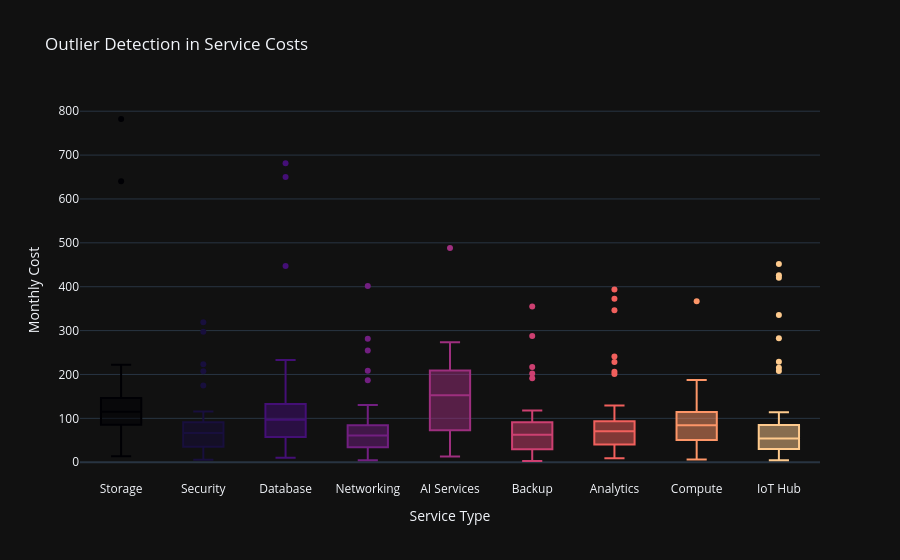

Notebook cell for this chart:
### Markdown cell above
### 3.5 Outlier Detection in Service Costs

### Code cell
fig_box = px.box(df, x='Service Type', y='Monthly Cost', color='Service Type',
                 title='Outlier Detection in Service Costs',
                 color_discrete_sequence=px.colors.sequential.Magma)
fig_box.update_layout(template='plotly_dark', showlegend=False)
fig_box.show()

### Figure 1 — Plotly figure (JSON) as saved in the notebook; plotly's stock layout.template omitted (floating-point values rounded to 4 significant figures; data arrays with more than 128 entries replaced by an {"elided": "..."} marker saying what was removed)
{"data": [{"alignmentgroup": "True", "hovertemplate": "Service Type=%{x}<br>Monthly Cost=%{y}<extra></extra>", "legendgroup": "Storage", "marker": {"color": "#000004"}, "name": "Storage", "notched": false, "offsetgroup": "Storage", "orientation": "v", "showlegend": true, "type": "box", "x": ["Storage", "Storage", "Storage", "Storage", "Storage", "Storage", "Storage", "Storage", "Storage", "Storage", "Storage", "Storage", "Storage", "Storage", "Storage", "Storage", "Storage", "Storage", "Storage", "Storage", "Storage", "Storage", "Storage", "Storage", "Storage", "Storage", "Storage", "Storage", "Storage", "Storage", "Storage", "Storage", "Storage", "Storage", "Storage", "Storage", "Storage", "Storage", "Storage", "Storage", "Storage", "Storage", "Storage", "Storage", "Storage", "Storage", "Storage", "Storage", "Storage", "Storage", "Storage", "Storage", "Storage", "Storage", "Storage", "Storage", "Storage", "Storage", "Storage", "Storage", "Storage", "Storage", "Storage", "Storage", "Storage", "Storage", "Storage", "Storage", "Storage", "Storage", "Storage", "Storage", "Storage", "Storage", "Storage", "Storage", "Storage", "Storage", "Storage", "Storage", "Storage", "Storage", "Storage", "Storage", "Storage", "Storage", "Storage", "Storage", "Storage", "Storage", "Storage", "Storage", "Storage", "Storage", "Storage", "Storage", "Storage", "Storage", "Storage", "Storage", "Storage", "Storage", "Storage", "Storage", "Storage", "Storage", "Storage", "Storage", "Storage", "Storage", "Storage", "Storage", "Storage", "Storage", "Storage", "Storage", "Storage", "Storage", "Storage", "Storage", "Storage", "Storage"], "x0": " ", "xaxis": "x", "y": [137.7, 171.4, 136.7, 134.9, 63.92, 90.74, 177.6, 149.7, 53.65, 23.49, 109.2, 34.94, 169.3, 59.73, 87.67, 128.1, 96.78, 104.2, 60.68, 113.5, 26.18, 85.57, 132.5, 55.06, 149.8, 174.9, 86.02, 141.3, 25.15, 54.46, 118.8, 102.3, 85.63, 53.25, 99.06, 114.1, 116.0, 108.2, 75.64, 640.4, 89.23, 115.8, 23.3, 160.9, 158.1, 87.73, 164.7, 128.2, 173.9, 142.2, 96.56, 111.8, 97.88, 167.7, 101.7, 89.0, 38.06, 175.8, 43.1, 152.4, 114.9, 102.0, 13.79, 205.1, 782.2, 159.2, 145.5, 129.7, 133.3, 18.76, 143.4, 196.2, 123.3, 169.4, 102.2, 99.98, 128.5, 118.7, 93.4, 172.0, 79.46, 123.4, 108.2, 103.4, 126.6, 55.56, 73.0, 82.72, 178.9, 75.76, 146.2, 121.4, 161.6, 115.5, 72.64, 77.0, 119.2, 137.6, 120.5, 66.89, 47.96, 116.8, 81.65, 125.8, 186.7, 159.0, 130.5, 158.2, 129.5, 170.7, 103.5, 113.3, 170.8, 163.4, 163.1, 53.84, 115.7, 111.9, 222.1, 34.15, 52.85, 109.2], "y0": " ", "yaxis": "y"}, {"alignmentgroup": "True", "hovertemplate": "Service Type=%{x}<br>Monthly Cost=%{y}<extra></extra>", "legendgroup": "Security", "marker": {"color": "#180f3d"}, "name": "Security", "notched": false, "offsetgroup": "Security", "orientation": "v", "showlegend": true, "type": "box", "x": ["Security", "Security", "Security", "Security", "Security", "Security", "Security", "Security", "Security", "Security", "Security", "Security", "Security", "Security", "Security", "Security", "Security", "Security", "Security", "Security", "Security", "Security", "Security", "Security", "Security", "Security", "Security", "Security", "Security", "Security", "Security", "Security", "Security", "Security", "Security", "Security", "Security", "Security", "Security", "Security", "Security", "Security", "Security", "Security", "Security", "Security", "Security", "Security", "Security", "Security", "Security", "Security", "Security", "Security", "Security", "Security", "Security", "Security", "Security", "Security", "Security", "Security", "Security", "Security", "Security", "Security", "Security", "Security", "Security", "Security", "Security", "Security", "Security", "Security", "Security", "Security", "Security", "Security", "Security", "Security", "Security", "Security", "Security", "Security", "Security", "Security", "Security", "Security", "Security", "Security", "Security", "Security", "Security", "Security", "Security", "Security", "Security", "Security", "Security", "Security", "Security", "Security", "Security", "Security", "Security", "Security", "Security", "Security", "Security", "Security", "Security", "Security", "Security", "Security", "Security", "Security", "Security"], "x0": " ", "xaxis": "x", "y": [106.3, 91.82, 73.89, 53.37, 28.9, 26.16, 75.4, 33.23, 99.18, 106.3, 19.29, 96.27, 67.53, 103.6, 22.24, 74.73, 31.68, 15.04, 106.9, 21.8, 66.85, 75.91, 68.71, 16.97, 32.55, 69.43, 110.9, 75.97, 102.7, 68.75, 89.25, 223.2, 63.73, 69.97, 65.22, 30.76, 76.74, 35.81, 39.23, 21.72, 67.27, 49.56, 87.86, 207.3, 104.3, 62.23, 107.7, 54.11, 104.2, 115.7, 297.4, 62.96, 37.71, 19.13, 91.25, 21.16, 111.3, 51.17, 88.72, 26.98, 33.27, 29.12, 318.8, 106.9, 60.3, 16.97, 66.37, 112.2, 112.4, 72.53, 61.02, 71.71, 108.6, 115.5, 90.71, 10.82, 31.11, 81.98, 58.12, 68.15, 16.07, 38.02, 63.36, 36.86, 54.63, 69.88, 39.26, 39.69, 10.67, 54.55, 25.06, 70.18, 63.92, 61.28, 101.6, 31.26, 63.98, 41.41, 96.09, 88.31, 9.61, 93.61, 5.68, 86.16, 83.32, 109.2, 51.21, 174.9, 91.03, 83.91, 47.09, 25.48, 64.87, 33.52, 81.18, 23.96, 49.22], "y0": " ", "yaxis": "y"}, {"alignmentgroup": "True", "hovertemplate": "Service Type=%{x}<br>Monthly Cost=%{y}<extra></extra>", "legendgroup": "Database", "marker": {"color": "#440f76"}, "name": "Database", "notched": false, "offsetgroup": "Database", "orientation": "v", "showlegend": true, "type": "box", "x": {"elided": "154 str values"}, "x0": " ", "xaxis": "x", "y": {"elided": "154 float values"}, "y0": " ", "yaxis": "y"}, {"alignmentgroup": "True", "hovertemplate": "Service Type=%{x}<br>Monthly Cost=%{y}<extra></extra>", "legendgroup": "Networking", "marker": {"color": "#721f81"}, "name": "Networking", "notched": false, "offsetgroup": "Networking", "orientation": "v", "showlegend": true, "type": "box", "x": {"elided": "150 str values"}, "x0": " ", "xaxis": "x", "y": {"elided": "150 float values"}, "y0": " ", "yaxis": "y"}, {"alignmentgroup": "True", "hovertemplate": "Service Type=%{x}<br>Monthly Cost=%{y}<extra></extra>", "legendgroup": "AI Services", "marker": {"color": "#9e2f7f"}, "name": "AI Services", "notched": false, "offsetgroup": "AI Services", "orientation": "v", "showlegend": true, "type": "box", "x": {"elided": "136 str values"}, "x0": " ", "xaxis": "x", "y": {"elided": "136 float values"}, "y0": " ", "yaxis": "y"}, {"alignmentgroup": "True", "hovertemplate": "Service Type=%{x}<br>Monthly Cost=%{y}<extra></extra>", "legendgroup": "Backup", "marker": {"color": "#cd4071"}, "name": "Backup", "notched": false, "offsetgroup": "Backup", "orientation": "v", "showlegend": true, "type": "box", "x": ["Backup", "Backup", "Backup", "Backup", "Backup", "Backup", "Backup", "Backup", "Backup", "Backup", "Backup", "Backup", "Backup", "Backup", "Backup", "Backup", "Backup", "Backup", "Backup", "Backup", "Backup", "Backup", "Backup", "Backup", "Backup", "Backup", "Backup", "Backup", "Backup", "Backup", "Backup", "Backup", "Backup", "Backup", "Backup", "Backup", "Backup", "Backup", "Backup", "Backup", "Backup", "Backup", "Backup", "Backup", "Backup", "Backup", "Backup", "Backup", "Backup", "Backup", "Backup", "Backup", "Backup", "Backup", "Backup", "Backup", "Backup", "Backup", "Backup", "Backup", "Backup", "Backup", "Backup", "Backup", "Backup", "Backup", "Backup", "Backup", "Backup", "Backup", "Backup", "Backup", "Backup", "Backup", "Backup", "Backup", "Backup", "Backup", "Backup", "Backup", "Backup", "Backup", "Backup", "Backup", "Backup", "Backup", "Backup", "Backup", "Backup", "Backup", "Backup", "Backup", "Backup", "Backup", "Backup", "Backup", "Backup", "Backup", "Backup", "Backup", "Backup", "Backup", "Backup", "Backup", "Backup", "Backup", "Backup", "Backup", "Backup", "Backup", "Backup", "Backup", "Backup", "Backup", "Backup", "Backup", "Backup", "Backup", "Backup", "Backup", "Backup", "Backup", "Backup", "Backup", "Backup"], "x0": " ", "xaxis": "x", "y": [13.51, 58.43, 28.46, 108.2, 27.87, 92.67, 36.34, 86.5, 72.04, 47.37, 19.42, 25.84, 53.85, 109.3, 63.15, 91.15, 52.27, 88.87, 11.25, 109.0, 19.33, 61.1, 354.9, 18.86, 98.44, 103.7, 112.0, 81.47, 100.6, 92.84, 86.7, 80.54, 11.38, 18.82, 83.86, 6.86, 70.06, 56.35, 287.6, 81.49, 69.45, 98.99, 106.5, 43.58, 30.88, 87.15, 53.35, 14.39, 63.91, 60.44, 100.0, 21.46, 75.1, 97.72, 79.43, 74.35, 82.77, 61.87, 60.17, 76.55, 14.94, 76.06, 54.56, 191.2, 89.31, 97.44, 26.15, 43.66, 24.2, 23.22, 42.05, 23.69, 94.84, 39.1, 104.6, 13.52, 5.98, 21.41, 217.0, 48.28, 27.9, 69.93, 52.13, 104.3, 59.16, 2.8, 11.43, 29.98, 83.7, 43.76, 68.39, 71.06, 107.4, 38.72, 95.75, 104.8, 91.59, 27.62, 7.57, 104.0, 75.07, 57.09, 21.06, 56.7, 78.6, 59.32, 9.72, 48.82, 117.8, 14.26, 21.6, 59.55, 79.96, 62.64, 102.8, 113.5, 55.55, 84.67, 202.4, 62.53, 93.76, 31.29, 80.77, 21.95, 73.97], "y0": " ", "yaxis": "y"}, {"alignmentgroup": "True", "hovertemplate": "Service Type=%{x}<br>Monthly Cost=%{y}<extra></extra>", "legendgroup": "Analytics", "marker": {"color": "#f1605d"}, "name": "Analytics", "notched": false, "offsetgroup": "Analytics", "orientation": "v", "showlegend": true, "type": "box", "x": {"elided": "150 str values"}, "x0": " ", "xaxis": "x", "y": {"elided": "150 float values"}, "y0": " ", "yaxis": "y"}, {"alignmentgroup": "True", "hovertemplate": "Service Type=%{x}<br>Monthly Cost=%{y}<extra></extra>", "legendgroup": "Compute", "marker": {"color": "#fd9668"}, "name": "Compute", "notched": false, "offsetgroup": "Compute", "orientation": "v", "showlegend": true, "type": "box", "x": ["Compute", "Compute", "Compute", "Compute", "Compute", "Compute", "Compute", "Compute", "Compute", "Compute", "Compute", "Compute", "Compute", "Compute", "Compute", "Compute", "Compute", "Compute", "Compute", "Compute", "Compute", "Compute", "Compute", "Compute", "Compute", "Compute", "Compute", "Compute", "Compute", "Compute", "Compute", "Compute", "Compute", "Compute", "Compute", "Compute", "Compute", "Compute", "Compute", "Compute", "Compute", "Compute", "Compute", "Compute", "Compute", "Compute", "Compute", "Compute", "Compute", "Compute", "Compute", "Compute", "Compute", "Compute", "Compute", "Compute", "Compute", "Compute", "Compute", "Compute", "Compute", "Compute", "Compute", "Compute", "Compute", "Compute", "Compute", "Compute", "Compute", "Compute", "Compute", "Compute", "Compute", "Compute", "Compute", "Compute", "Compute", "Compute", "Compute", "Compute", "Compute", "Compute", "Compute", "Compute", "Compute", "Compute", "Compute", "Compute", "Compute", "Compute", "Compute", "Compute", "Compute", "Compute", "Compute", "Compute", "Compute", "Compute", "Compute", "Compute", "Compute", "Compute", "Compute", "Compute", "Compute", "Compute", "Compute", "Compute", "Compute", "Compute", "Compute", "Compute", "Compute", "Compute", "Compute", "Compute", "Compute", "Compute", "Compute", "Compute", "Compute"], "x0": " ", "xaxis": "x", "y": [57.27, 81.77, 129.8, 121.2, 85.49, 101.7, 88.69, 60.71, 29.54, 74.45, 92.24, 91.52, 137.4, 118.5, 40.47, 65.78, 94.29, 83.78, 128.9, 43.79, 134.7, 11.79, 80.72, 125.2, 6.12, 66.02, 22.22, 96.89, 122.7, 98.81, 100.7, 94.16, 98.41, 124.0, 79.22, 25.81, 75.0, 77.2, 7.62, 6.34, 130.1, 88.33, 111.7, 45.66, 83.59, 110.5, 118.3, 26.91, 81.81, 46.08, 128.5, 23.27, 133.2, 13.77, 124.3, 20.53, 103.4, 78.7, 77.48, 18.29, 75.26, 113.4, 137.2, 84.1, 116.6, 76.63, 67.95, 119.0, 65.31, 120.7, 101.0, 21.27, 83.36, 110.0, 90.09, 63.75, 32.16, 127.8, 58.28, 106.0, 35.89, 116.8, 55.87, 106.3, 42.75, 130.6, 366.7, 100.4, 90.0, 84.54, 187.4, 25.28, 44.78, 65.34, 84.98, 24.58, 77.47, 72.23, 121.5, 69.87, 25.05, 107.9, 115.5, 51.56, 48.28, 51.74, 117.5, 114.2, 131.2, 38.24, 43.45, 8.33, 109.3, 87.94, 104.2, 121.3, 135.6, 8.15, 132.4, 82.66, 18.65], "y0": " ", "yaxis": "y"}, {"alignmentgroup": "True", "hovertemplate": "Service Type=%{x}<br>Monthly Cost=%{y}<extra></extra>", "legendgroup": "IoT Hub", "marker": {"color": "#feca8d"}, "name": "IoT Hub", "notched": false, "offsetgroup": "IoT Hub", "orientation": "v", "showlegend": true, "type": "box", "x": ["IoT Hub", "IoT Hub", "IoT Hub", "IoT Hub", "IoT Hub", "IoT Hub", "IoT Hub", "IoT Hub", "IoT Hub", "IoT Hub", "IoT Hub", "IoT Hub", "IoT Hub", "IoT Hub", "IoT Hub", "IoT Hub", "IoT Hub", "IoT Hub", "IoT Hub", "IoT Hub", "IoT Hub", "IoT Hub", "IoT Hub", "IoT Hub", "IoT Hub", "IoT Hub", "IoT Hub", "IoT Hub", "IoT Hub", "IoT Hub", "IoT Hub", "IoT Hub", "IoT Hub", "IoT Hub", "IoT Hub", "IoT Hub", "IoT Hub", "IoT Hub", "IoT Hub", "IoT Hub", "IoT Hub", "IoT Hub", "IoT Hub", "IoT Hub", "IoT Hub", "IoT Hub", "IoT Hub", "IoT Hub", "IoT Hub", "IoT Hub", "IoT Hub", "IoT Hub", "IoT Hub", "IoT Hub", "IoT Hub", "IoT Hub", "IoT Hub", "IoT Hub", "IoT Hub", "IoT Hub", "IoT Hub", "IoT Hub", "IoT Hub", "IoT Hub", "IoT Hub", "IoT Hub", "IoT Hub", "IoT Hub", "IoT Hub", "IoT Hub", "IoT Hub", "IoT Hub", "IoT Hub", "IoT Hub", "IoT Hub", "IoT Hub", "IoT Hub", "IoT Hub", "IoT Hub", "IoT Hub", "IoT Hub", "IoT Hub", "IoT Hub", "IoT Hub", "IoT Hub", "IoT Hub", "IoT Hub", "IoT Hub", "IoT Hub", "IoT Hub", "IoT Hub", "IoT Hub", "IoT Hub", "IoT Hub", "IoT Hub", "IoT Hub", "IoT Hub", "IoT Hub", "IoT Hub", "IoT Hub", "IoT Hub", "IoT Hub", "IoT Hub", "IoT Hub", "IoT Hub", "IoT Hub", "IoT Hub", "IoT Hub", "IoT Hub", "IoT Hub", "IoT Hub", "IoT Hub", "IoT Hub", "IoT Hub", "IoT Hub", "IoT Hub", "IoT Hub", "IoT Hub", "IoT Hub", "IoT Hub", "IoT Hub", "IoT Hub", "IoT Hub", "IoT Hub", "IoT Hub"], "x0": " ", "xaxis": "x", "y": [26.36, 96.84, 87.86, 81.15, 27.95, 63.28, 110.8, 74.29, 15.99, 47.9, 85.5, 40.08, 282.6, 109.0, 420.5, 8.23, 33.28, 49.08, 42.24, 97.19, 39.44, 61.77, 46.19, 81.24, 215.4, 94.24, 25.52, 113.4, 51.71, 8.06, 41.01, 58.2, 53.21, 77.56, 23.82, 93.8, 95.32, 86.46, 112.7, 18.44, 82.68, 48.19, 52.91, 55.96, 13.09, 19.1, 70.09, 28.02, 74.1, 41.0, 28.03, 52.5, 95.82, 84.96, 84.76, 25.92, 70.86, 22.36, 93.11, 44.04, 74.49, 20.99, 335.7, 26.62, 43.8, 22.24, 44.38, 57.76, 49.47, 23.1, 51.31, 78.74, 229.0, 83.6, 43.26, 64.13, 57.11, 36.31, 13.24, 39.75, 40.81, 80.7, 104.0, 26.46, 20.29, 48.7, 65.54, 41.39, 75.71, 114.2, 30.65, 57.67, 19.62, 37.04, 90.74, 63.71, 68.2, 20.92, 20.75, 208.2, 104.2, 425.9, 9.88, 13.08, 93.87, 89.21, 32.42, 58.28, 27.59, 66.51, 110.5, 65.01, 28.88, 4.52, 28.8, 50.06, 43.64, 39.55, 66.03, 72.84, 62.74, 102.2, 24.76, 54.17, 451.8], "y0": " ", "yaxis": "y"}], "layout": {"boxmode": "overlay", "legend": {"title": {"text": "Service Type"}, "tracegroupgap": 0}, "showlegend": false, "title": {"text": "Outlier Detection in Service Costs"}, "xaxis": {"anchor": "y", "categoryarray": ["Storage", "Security", "Database", "Networking", "AI Services", "Backup", "Analytics", "Compute", "IoT Hub"], "categoryorder": "array", "domain": [0, 1], "title": {"text": "Service Type"}}, "yaxis": {"anchor": "x", "domain": [0, 1], "title": {"text": "Monthly Cost"}}}}
